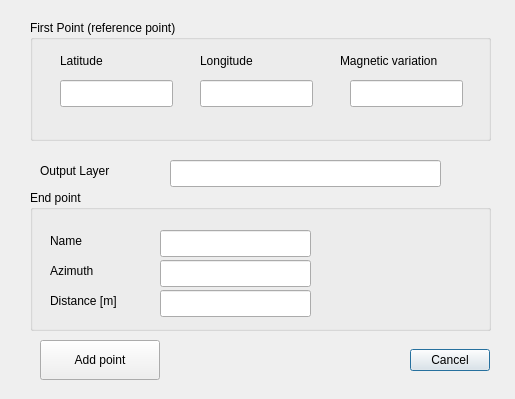
<?xml version="1.0" encoding="UTF-8"?>
<ui version="4.0">
 <class>qgsAzmDist2LatLonDialogBase</class>
 <widget class="QDialog" name="qgsAzmDist2LatLonDialogBase">
  <property name="geometry">
   <rect>
    <x>0</x>
    <y>0</y>
    <width>515</width>
    <height>399</height>
   </rect>
  </property>
  <property name="windowTitle">
   <string>AzmDist2LatLon</string>
  </property>
  <widget class="QDialogButtonBox" name="button_box">
   <property name="geometry">
    <rect>
     <x>370</x>
     <y>340</y>
     <width>120</width>
     <height>40</height>
    </rect>
   </property>
   <property name="orientation">
    <enum>Qt::Horizontal</enum>
   </property>
   <property name="standardButtons">
    <set>QDialogButtonBox::Cancel</set>
   </property>
  </widget>
  <widget class="QGroupBox" name="gbRefPoint">
   <property name="geometry">
    <rect>
     <x>30</x>
     <y>20</y>
     <width>461</width>
     <height>121</height>
    </rect>
   </property>
   <property name="title">
    <string>First Point (reference point)</string>
   </property>
   <widget class="QLineEdit" name="leRefLat">
    <property name="geometry">
     <rect>
      <x>30</x>
      <y>60</y>
      <width>113</width>
      <height>27</height>
     </rect>
    </property>
   </widget>
   <widget class="QLineEdit" name="leRefLon">
    <property name="geometry">
     <rect>
      <x>170</x>
      <y>60</y>
      <width>113</width>
      <height>27</height>
     </rect>
    </property>
   </widget>
   <widget class="QLineEdit" name="leRefMagVar">
    <property name="geometry">
     <rect>
      <x>320</x>
      <y>60</y>
      <width>113</width>
      <height>27</height>
     </rect>
    </property>
   </widget>
   <widget class="QLabel" name="lbRefLat">
    <property name="geometry">
     <rect>
      <x>30</x>
      <y>30</y>
      <width>111</width>
      <height>21</height>
     </rect>
    </property>
    <property name="text">
     <string>Latitude</string>
    </property>
   </widget>
   <widget class="QLabel" name="llbRefLon">
    <property name="geometry">
     <rect>
      <x>170</x>
      <y>30</y>
      <width>111</width>
      <height>21</height>
     </rect>
    </property>
    <property name="text">
     <string>Longitude</string>
    </property>
   </widget>
   <widget class="QLabel" name="lbRefMagVar">
    <property name="geometry">
     <rect>
      <x>310</x>
      <y>30</y>
      <width>151</width>
      <height>21</height>
     </rect>
    </property>
    <property name="text">
     <string>Magnetic variation</string>
    </property>
   </widget>
  </widget>
  <widget class="QGroupBox" name="gbSecondPoint">
   <property name="geometry">
    <rect>
     <x>30</x>
     <y>190</y>
     <width>461</width>
     <height>141</height>
    </rect>
   </property>
   <property name="title">
    <string>End point</string>
   </property>
   <widget class="QLabel" name="lbEndPointName">
    <property name="geometry">
     <rect>
      <x>20</x>
      <y>40</y>
      <width>70</width>
      <height>21</height>
     </rect>
    </property>
    <property name="text">
     <string>Name</string>
    </property>
   </widget>
   <widget class="QLabel" name="lbEndPointAzm">
    <property name="geometry">
     <rect>
      <x>20</x>
      <y>70</y>
      <width>70</width>
      <height>21</height>
     </rect>
    </property>
    <property name="text">
     <string>Azimuth</string>
    </property>
   </widget>
   <widget class="QLabel" name="lbEndPointDist">
    <property name="geometry">
     <rect>
      <x>20</x>
      <y>100</y>
      <width>101</width>
      <height>21</height>
     </rect>
    </property>
    <property name="text">
     <string>Distance [m]</string>
    </property>
   </widget>
   <widget class="QLineEdit" name="leEndPointName">
    <property name="geometry">
     <rect>
      <x>130</x>
      <y>40</y>
      <width>151</width>
      <height>27</height>
     </rect>
    </property>
   </widget>
   <widget class="QLineEdit" name="leEndPointAzm">
    <property name="geometry">
     <rect>
      <x>130</x>
      <y>70</y>
      <width>151</width>
      <height>27</height>
     </rect>
    </property>
   </widget>
   <widget class="QLineEdit" name="leEndPointDist">
    <property name="geometry">
     <rect>
      <x>130</x>
      <y>100</y>
      <width>151</width>
      <height>27</height>
     </rect>
    </property>
   </widget>
  </widget>
  <widget class="QLineEdit" name="leLyrOut">
   <property name="geometry">
    <rect>
     <x>170</x>
     <y>160</y>
     <width>271</width>
     <height>27</height>
    </rect>
   </property>
  </widget>
  <widget class="QLabel" name="lbOutLayer">
   <property name="geometry">
    <rect>
     <x>40</x>
     <y>160</y>
     <width>111</width>
     <height>21</height>
    </rect>
   </property>
   <property name="text">
    <string>Output Layer</string>
   </property>
  </widget>
  <widget class="QPushButton" name="pbAddPoint">
   <property name="geometry">
    <rect>
     <x>40</x>
     <y>340</y>
     <width>120</width>
     <height>40</height>
    </rect>
   </property>
   <property name="text">
    <string>Add point</string>
   </property>
  </widget>
 </widget>
 <resources/>
 <connections>
  <connection>
   <sender>button_box</sender>
   <signal>accepted()</signal>
   <receiver>qgsAzmDist2LatLonDialogBase</receiver>
   <slot>accept()</slot>
   <hints>
    <hint type="sourcelabel">
     <x>20</x>
     <y>20</y>
    </hint>
    <hint type="destinationlabel">
     <x>20</x>
     <y>20</y>
    </hint>
   </hints>
  </connection>
  <connection>
   <sender>button_box</sender>
   <signal>rejected()</signal>
   <receiver>qgsAzmDist2LatLonDialogBase</receiver>
   <slot>reject()</slot>
   <hints>
    <hint type="sourcelabel">
     <x>20</x>
     <y>20</y>
    </hint>
    <hint type="destinationlabel">
     <x>20</x>
     <y>20</y>
    </hint>
   </hints>
  </connection>
 </connections>
</ui>
